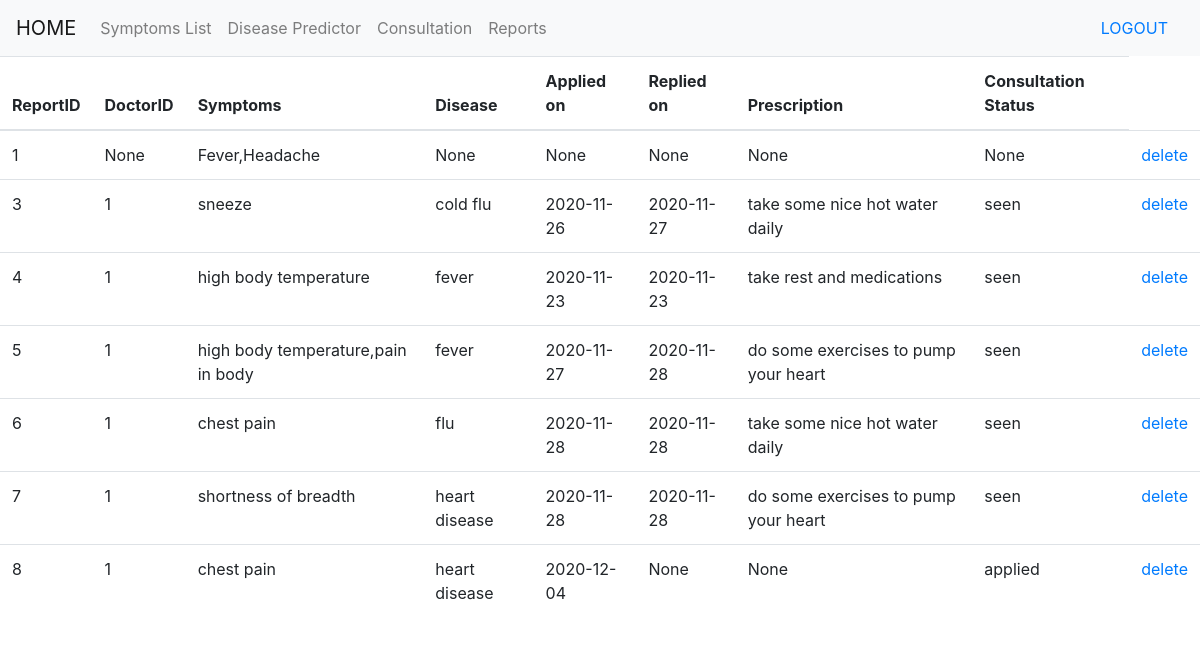
Page /users/usersHealthRecord (signed in) on the earlier database version.
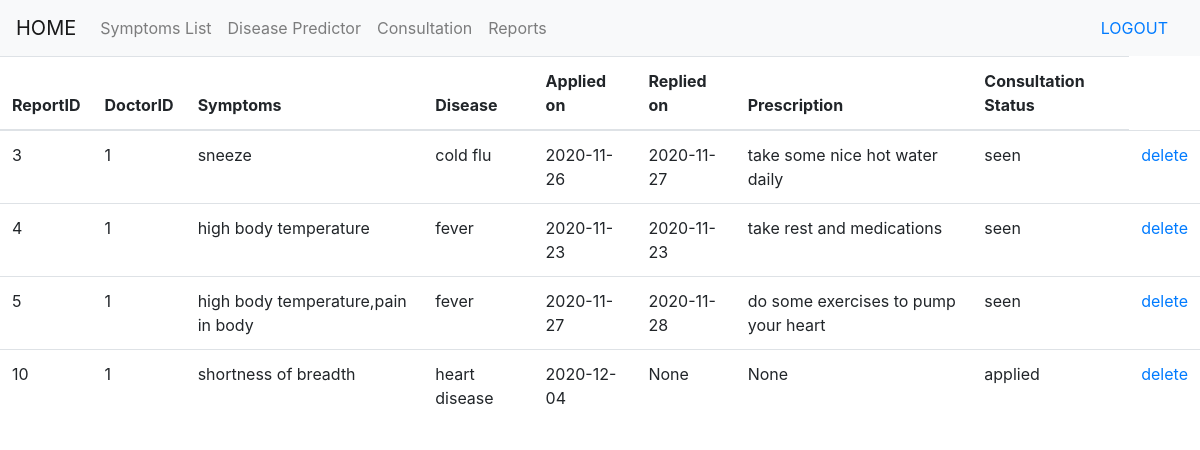
Same page on the later database version.
### app.py (models this page shows, shortened)
class healthRecord(Base):
    __tablename__='healthRecord'
    hid=Column(Integer,primary_key=True)
    uid=Column(Integer, nullable=False)
    did=Column(Integer,nullable=True)
    symptoms=Column(String(100),nullable=False)
    diseases=Column(String(100),nullable=True)
    consultationdate=Column(Date,nullable=True)
    consultateddate=Column(Date,nullable=True)
    prescription=Column(String(100),nullable=True)
    consultationstatus=Column(String(10))

### app.py (the view, shortened to what this page needs)
@app.route("/users/usersHealthRecord",methods=['post','get'])
def usersHealthRecord():
    query=dbsession.query(healthRecord).filter(healthRecord.uid==session['users'])
    return render_template("usersHealthRecord.html",query=query)

### templates/usersHealthRecord.html (shortened to what this page needs)
{% extends "base.html" %}
{% block content %}
    <table class="table">
        <thead>
        <tr>
            <th scope="col">ReportID</th>
            <th scope="col">DoctorID</th>
            <th scope="col">Symptoms</th>
            <th scope="col">Disease</th>
            <th scope="col">Applied on</th>
            <th scope="col">Replied on</th>
            <th scope="col">Prescription</th>
            <th scope="col">Consultation Status</th>
        </tr>
        </thead>
        <tbody>
        {% for eachRow in query %}
        <tr>
            <td>{{eachRow.hid}}</td>
            <td>{{eachRow.did}}</td>
            <td>{{eachRow.symptoms}}</td>
            <td>{{eachRow.diseases}}</td>
            <td>{{eachRow.consultationdate}}</td>
            <td>{{eachRow.consultateddate}}</td>
            <td>{{eachRow.prescription}}</td>
            <td>{{eachRow.consultationstatus}}</td>
            <td><a href="{{url_for('deleteReport',hid=eachRow.hid)}}">delete</a></td>
        </tr>
        {% endfor %}
    </tbody>
    </table>
{% endblock %}

### templates/base.html (shortened to what this page needs)
<!DOCTYPE html>
<html lang="en">
<head>
    <link rel="stylesheet" href="https://maxcdn.bootstrapcdn.com/bootstrap/4.0.0/css/bootstrap.min.css">
</head>
<body>
    <nav class="navbar navbar-expand-lg navbar-light bg-light">
        <a class="navbar-brand" href="{{url_for('users')}}">HOME</a>
        <div class="collapse navbar-collapse" id="navbarNav">
          <ul class="navbar-nav">
            <li class="nav-item">
              <a class="nav-link" href="{{url_for('symptomsList')}}">Symptoms List</a>
            </li>
            <li class="nav-item">
              <a class="nav-link" href="{{url_for('diseasePrediction')}}">Disease Predictor</a>
            </li>
            <li class="nav-item">
              <a class="nav-link" href="{{url_for('consultationList')}}"">Consultation</a>
            </li>
            <li class="nav-item">
              <a class="nav-link" href="{{url_for('usersHealthRecord')}}">Reports</a>
            </li>
          </ul>
        </div>
        <a class="nav-link" href="{{url_for('userLogout')}}" style="float: left;">LOGOUT</a>
      </nav>
    {% block content %} {% endblock %}
</body>
</html>

Differences in the rows shown:
removed healthRecord: hid "1", did "None", symptoms "Fever,Headache", diseases "None", consultationdate "None", consultateddate "None", prescription "None", consultationstatus "None"
removed healthRecord: hid "6", did "1", symptoms "chest pain", diseases "flu", consultationdate "2020-11-28", consultateddate "2020-11-28", prescription "take some nice hot water daily", consultationstatus "seen"
removed healthRecord: hid "7", did "1", symptoms "shortness of breadth", diseases "heart disease", consultationdate "2020-11-28", consultateddate "2020-11-28", prescription "do some exercises to pump your heart", consultationstatus "seen"
removed healthRecord: hid "8", did "1", symptoms "chest pain", diseases "heart disease", consultationdate "2020-12-04", consultateddate "None", prescription "None", consultationstatus "applied"
added healthRecord: hid "10", did "1", symptoms "shortness of breadth", diseases "heart disease", consultationdate "2020-12-04", consultateddate "None", prescription "None", consultationstatus "applied"
